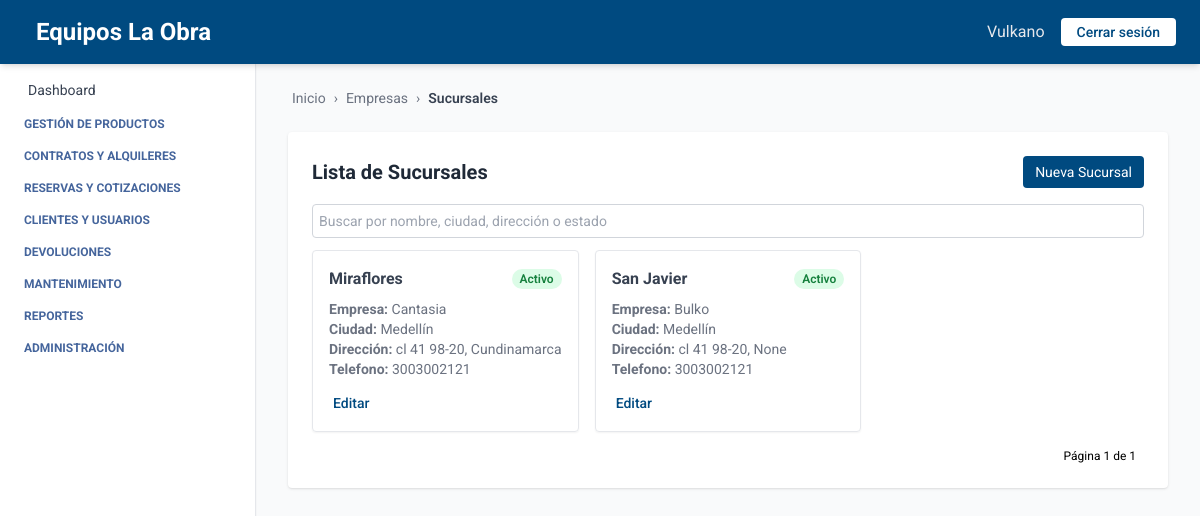
Page /empresa/sucursales/ on the earlier database version.
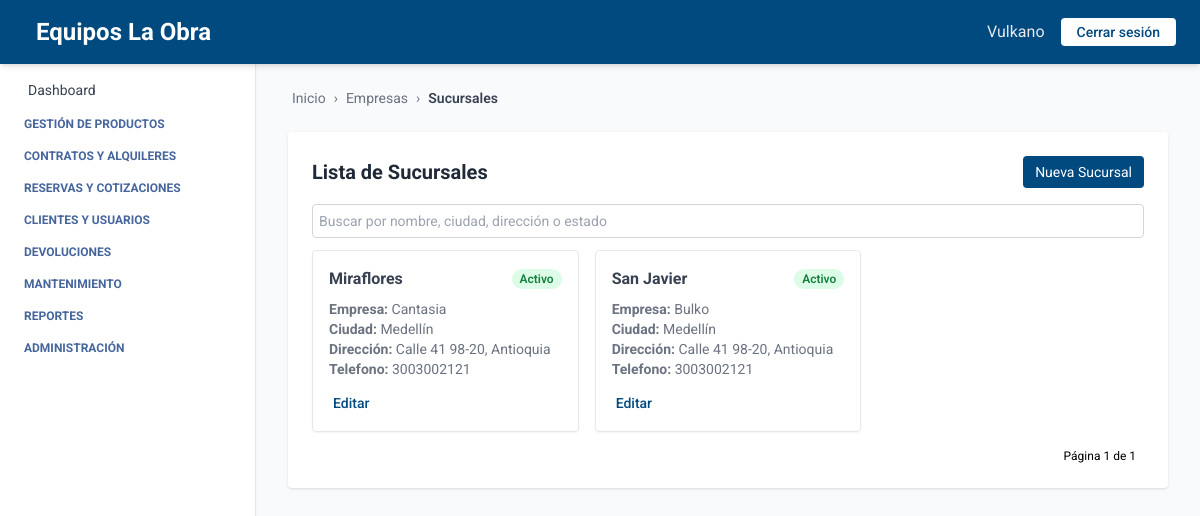
Same page on the later database version.
### empresa/models.py (models this page shows, shortened)
class Sucursal(models.Model):
    ESTADOS = [
        ("activo", "Activo"),
        ("inactivo", "Inactivo"),
    ]
    empresa = models.ForeignKey(Empresa, related_name='sucursales', on_delete=models.CASCADE)
    nombre = models.CharField(max_length=100)
    ciudad = models.CharField(max_length=100)
    direccion = models.CharField(max_length=255)
    departamento = models.CharField(max_length=100, blank=True, null=True)
    telefono = models.CharField(max_length=20, blank=True, null=True)
    estado = models.CharField(max_length=20, choices=ESTADOS, default="activo")

class Empresa(models.Model):
    ESTADOS = [
        ("activo", "Activo"),
        ("inactivo", "Inactivo"),
    ]
    nombre = models.CharField(max_length=100)
    nit = models.CharField(max_length=50, unique=True)
    ciudad = models.CharField(max_length=100, blank=True, null=True)
    direccion = models.CharField(max_length=255, blank=True, null=True)
    departamento = models.CharField(max_length=100, blank=True, null=True)
    telefono = models.CharField(max_length=20, blank=True, null=True)
    estado = models.CharField(max_length=20, choices=ESTADOS, default="activo")

### empresa/views.py (the view)
# urls.py: path('sucursales/', SucursalListView.as_view(), name='sucursal_list'),
class SucursalListView(BreadcrumbMixin, ListView):
    model = Sucursal
    template_name = 'sucursal_list.html'
    context_object_name = 'sucursales'
    ordering = ['nombre']  # Orden alfabético por nombre de sucursal
    paginate_by = 10
    breadcrumb_items = [("Empresas", reverse_lazy("empresa_list")),
                        ("Sucursales", None)]
    def get_queryset(self):
        return super().get_queryset().select_related('empresa')

### core/views.py (called while the page is built)
    def get_context_data(self, **kwargs):
        context = super().get_context_data(**kwargs)
        context["home"] = self.home_url
        context["breadcrumb_items"] = self.breadcrumb_items
        return context

### empresa/templates/sucursal_list.html (shortened to what this page needs)
{% extends "index.html" %}
{% block breadcrumb %}
  {% include "breadcrumb.html" with home='/' breadcrumbs=breadcrumb_items %}
{% endblock %}
{% block content %}
<div class="max-w-5xl mx-auto mt-6 bg-white p-6 rounded shadow">
  <div class="flex justify-between items-center mb-4">
    <h2 class="text-xl font-bold text-gray-800">Lista de Sucursales</h2>
    <a href="{% url 'crear_sucursal' %}" class="bg-[var(--primary-color)] text-white px-3 py-1.5 text-sm rounded hover:bg-blue-700 transition">
      Nueva Sucursal
    </a>
  </div>
  <form method="get" class="mb-3">
    <input type="text" name="q" placeholder="Buscar por nombre, ciudad, dirección o estado" value="{{ request.GET.q }}" class="w-full text-sm p-1.5 border border-gray-300 rounded focus:outline-none focus:ring-2 focus:ring-[var(--primary-color)]" />
  </form>
  {% if sucursales %}
  <div class="grid grid-cols-1 md:grid-cols-2 lg:grid-cols-3 gap-4">
    {% for sucursal in sucursales %}
    <div class="border rounded shadow-sm p-4 hover:shadow-lg transition">
      <div class="mb-2 flex justify-between items-center">
        <h3 class="font-bold text-gray-700">{{ sucursal.nombre }}</h3>
        <span class="text-xs font-semibold px-2 py-0.5 rounded-full
          {% if sucursal.estado == 'activo' %}
            bg-green-100 text-green-700
          {% else %}
            bg-red-100 text-red-700
          {% endif %}">
          {{ sucursal.get_estado_display }}
        </span>
      </div>
      <p class="text-sm text-gray-500"><strong>Empresa:</strong> {{ sucursal.empresa.nombre }}</p>
      <p class="text-sm text-gray-500"><strong>Ciudad:</strong> {{ sucursal.ciudad }}</p>
      <p class="text-sm text-gray-500"><strong>Dirección:</strong> {{ sucursal.direccion }}, {{ sucursal.departamento }}</p>
      <p class="text-sm text-gray-500"><strong>Telefono:</strong> {{ sucursal.telefono }}</p>
      <div class="mt-3">
        <a href="{% url 'editar_sucursal' sucursal.id %}" class="text-sm font-medium text-[var(--primary-color)] hover:underline">Editar</a>
      </div>
    </div>
    {% endfor %}
  </div>
  {% else %}
    <p class="text-gray-600">No hay sucursales registradas.</p>
  {% endif %}
  <div class="mt-4 flex justify-end text-xs">
    <span class="mx-2">Página {{ page_obj.number }} de {{ page_obj.paginator.num_pages }}</span>
  </div>
</div>
{% endblock %}

Differences in the rows shown:
changed Sucursal "Miraflores": direccion "cl 41 98-20" → "Calle 41 98-20"; departamento "Cundinamarca" → "Antioquia"
changed Sucursal "San Javier": direccion "cl 41 98-20" → "Calle 41 98-20"; departamento "None" → "Antioquia"
